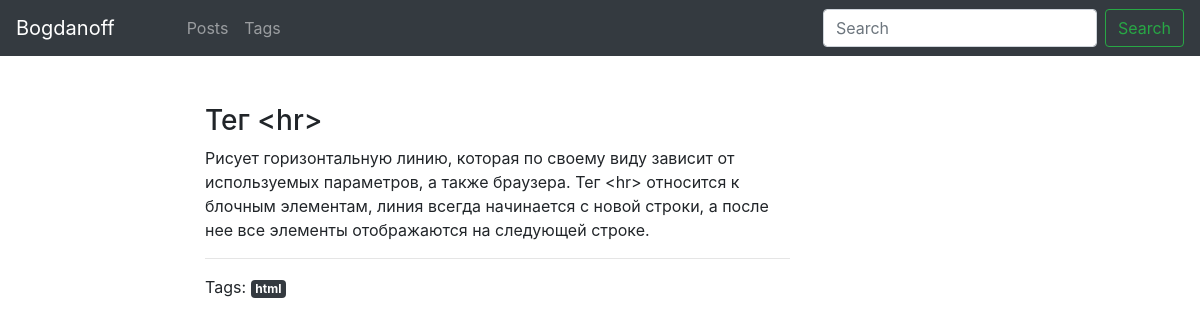
/blog/post/тег-hr-1555148469/, run on the app's committed database.
### appblog/models.py (models this page shows, shortened)
class Post(models.Model):
	title = models.CharField(max_length=50, db_index=True)
	slug = models.SlugField(max_length=50, blank=True, unique=True, allow_unicode=True)
	body = models.TextField(blank=True, db_index=True)
	tags = models.ManyToManyField('Tag', blank=True, related_name='posts')
	date_pub = models.DateTimeField(auto_now_add=True) # попробовать auto_now, который обновляется при изменении модели
	class Meta:
		ordering = ['-date_pub']

class Tag(models.Model):
	title = models.CharField(max_length=40)
	slug = models.SlugField(max_length=40, unique=True, allow_unicode=True)
	def get_absolute_url(self):
		return reverse('tag_detail_url', kwargs={'slug': self.slug})
	class Meta:
		ordering = ['title']

### appblog/views.py (the view)
# urls.py: path('post/<str:slug>/', PostDetail.as_view(), name="post_detail_url"),
class PostDetail(ObjectDetailMixin, View):
	model = Post
	template = 'appblog/post_detail.html'

### appblog/utils.py (called while the page is built)
	def get(self, request, slug):
		obj = get_object_or_404(self.model, slug__iexact=slug)
		return render(request, self.template, context={self.model.__name__.lower(): obj, 'admin_panel': obj, 'detail': True})

### appblog/templates/appblog/post_detail.html (shortened to what this page needs)
{% extends 'appblog/base_pattern.html' %}
{% block content %}
	<h3>{{ post.title }}</h3>
	<p>{{ post.body }}</p>
	{% if post.tags.exists %}
			<hr>
			<span>Tags:</span>
			{% for tag in post.tags.all %}
				<a href="{{ tag.get_absolute_url }}" class="badge badge-dark">{{ tag.title }}</a>
			{% endfor %}
		{% endif %}
{% endblock %}

### data on the page
Post: title "Тег <hr>", body "Рисует горизонтальную линию, которая по своему виду зависит от используемых параметров, а также браузера. Тег <hr> относится к блочным элементам, линия всегда начинается с новой строки, а после нее все элементы отображаются на следующей строке."
Tag: title "html"
